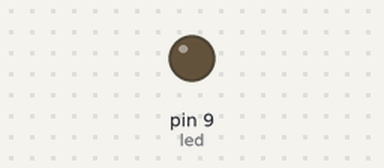
Recording of a sketch running on a simulated Arduino Uno, built with avr-gcc and run on an emulated ATmega328P. Parts: output pins drawn as LEDs (lit = HIGH).

Above: at 0.05 s.
At 0.65 s:
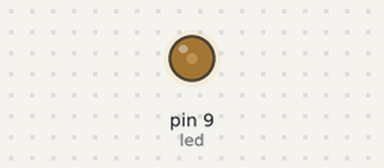
At 1.35 s:
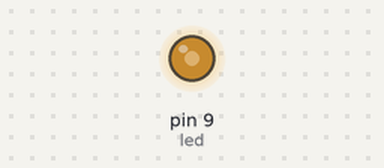
At 2.7 s:
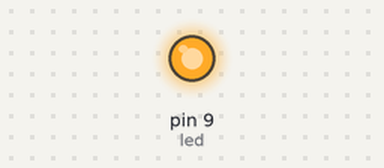
Timing chart, 0 to 4.2 s (numbered marks = the images above):
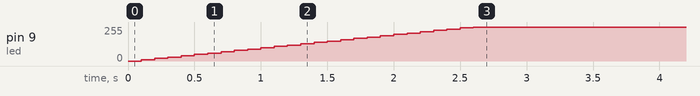

Measured:
- by itself, pin 9 (led): moves from 0/255 to 255/255 over 2.5 s

The sketch:

fade.ino
```cpp
int led=9;
int brightness=0;
int fadeAmount=10;

void setup()
{
  pinMode(led, OUTPUT);

}

void loop()
{
  analogWrite(led, brightness);
  brightness= brightness+ fadeAmount;
  if (brightness==255 || brightness==-255)
    {fadeAmount=-fadeAmount;
    }
    delay(100); //'booommm boooommm'> or 'bom bom'<
}
```
